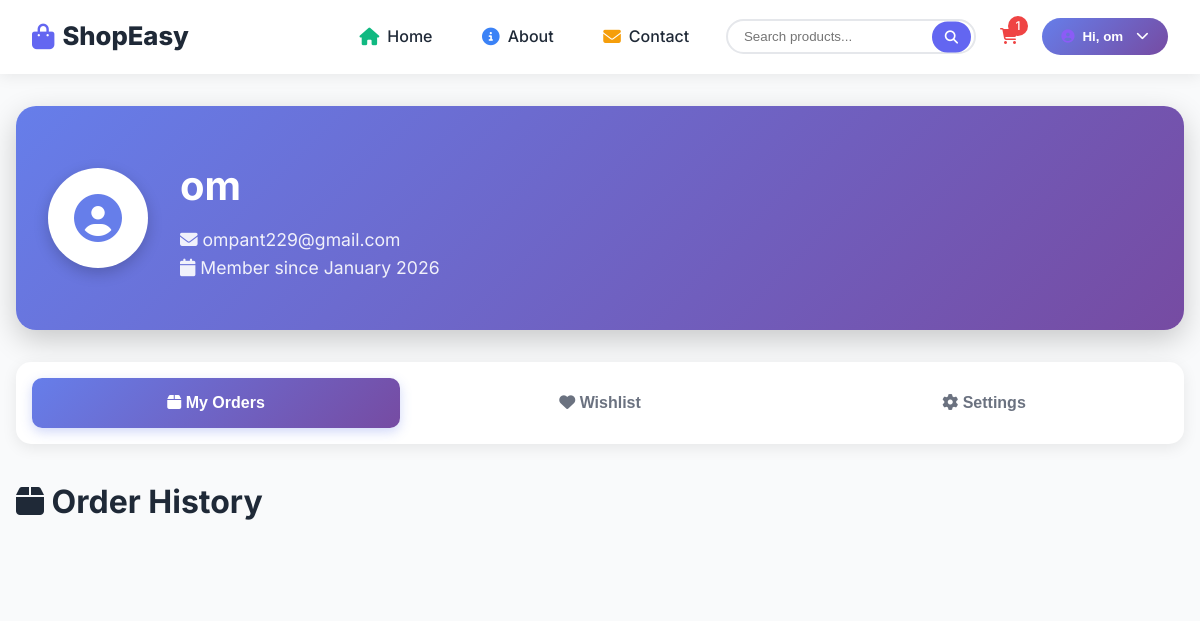
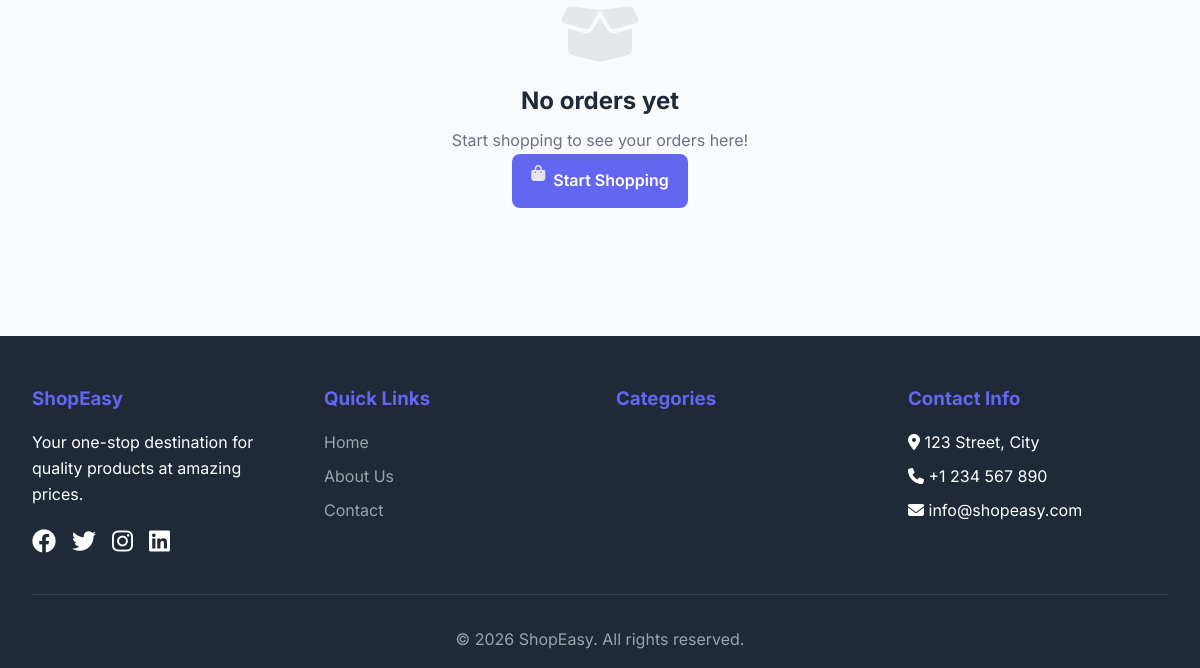
The page /profile/ (signed in) on the database as committed earlier (2 pictures, top to bottom).
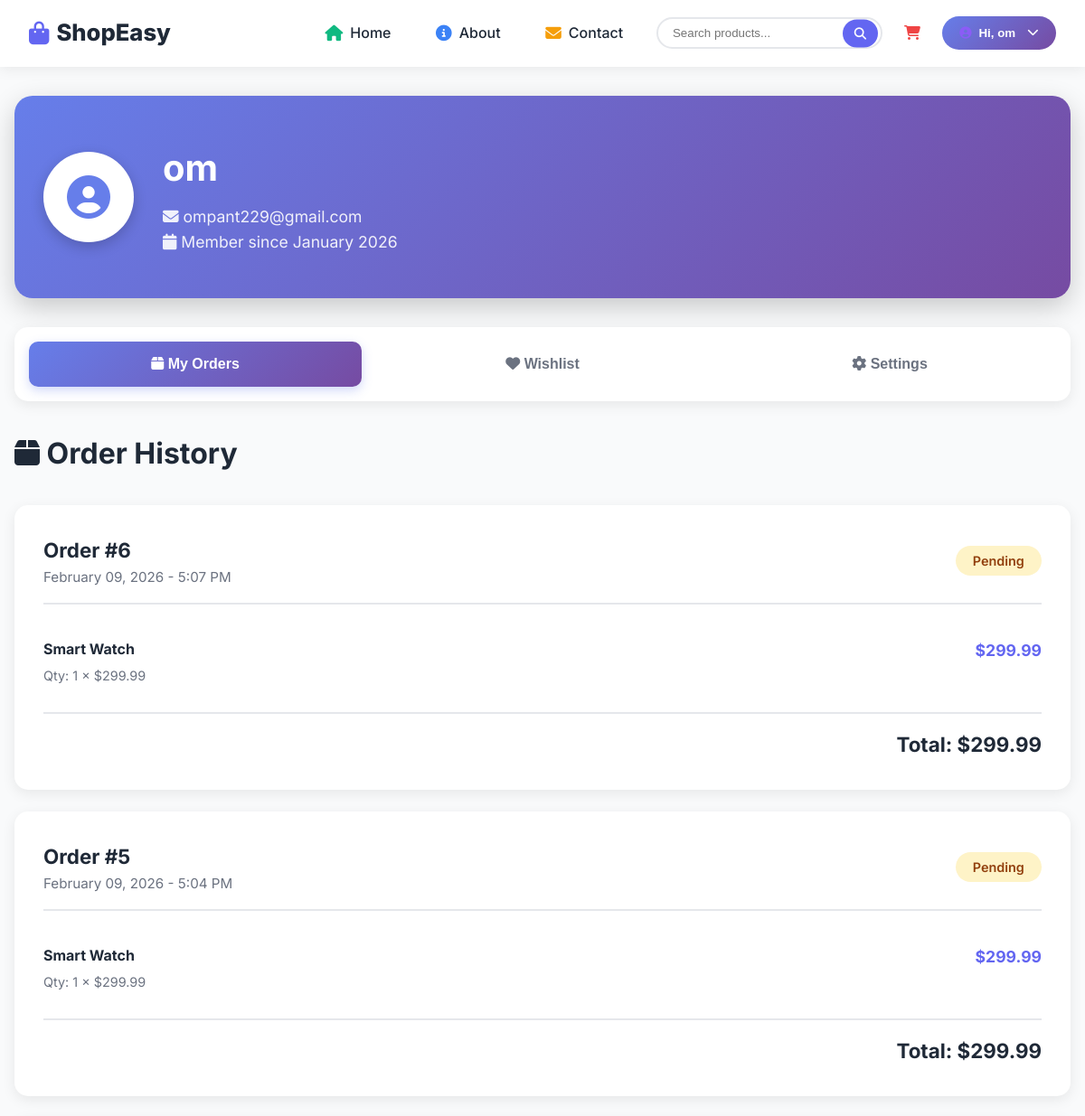
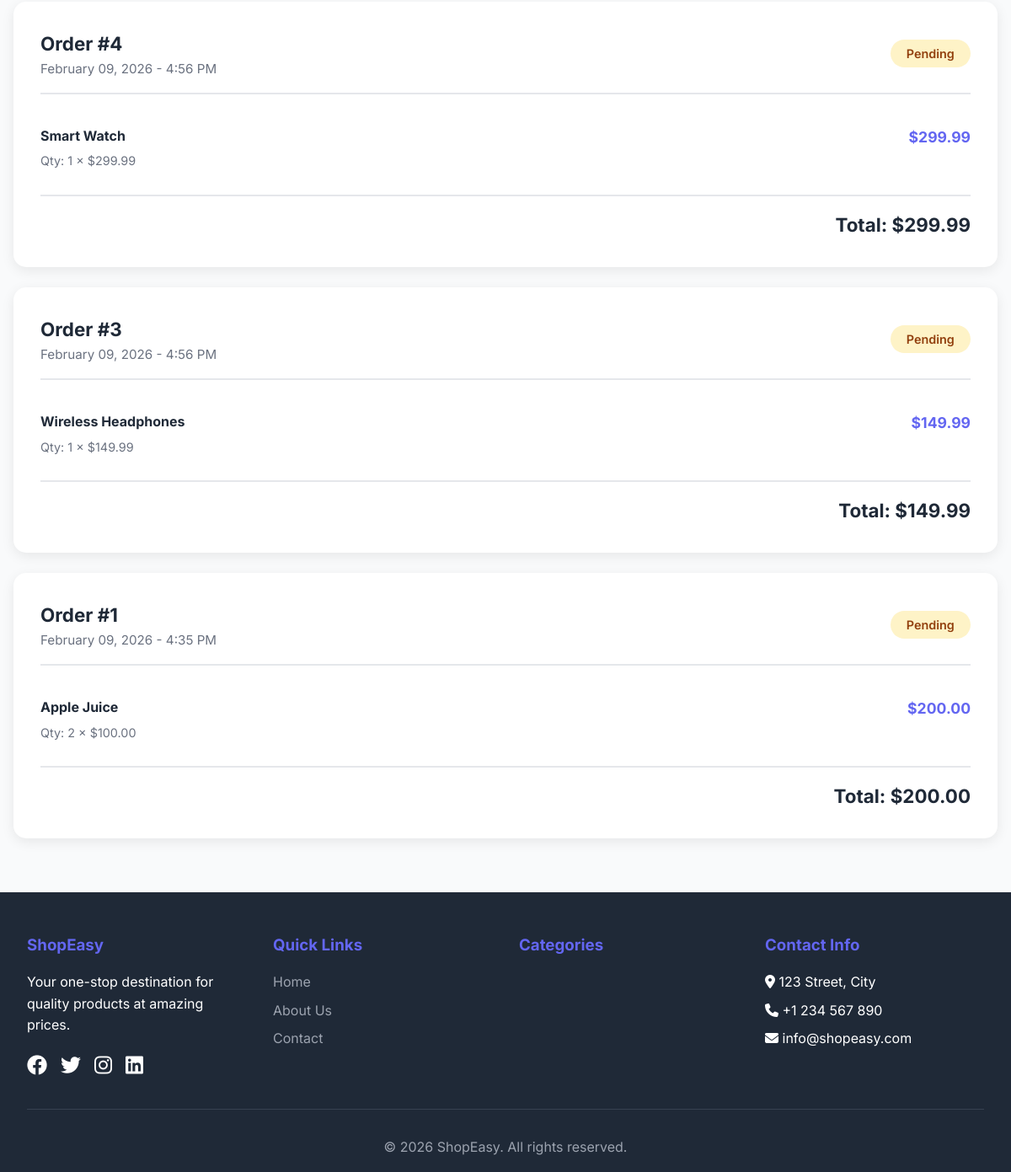
The same page on the database as committed later (2 pictures, top to bottom).
### myApp/models.py (models this page shows, shortened)
class Order(models.Model):
    user = models.ForeignKey(User, on_delete=models.CASCADE)
    total_amount = models.DecimalField(max_digits=10, decimal_places=2)
    status = models.CharField(max_length=20, default='pending')
    created_at = models.DateTimeField(auto_now_add=True)

class OrderItem(models.Model):
    order = models.ForeignKey(Order, on_delete=models.CASCADE, related_name='items')
    product = models.ForeignKey(Product, on_delete=models.CASCADE)
    quantity = models.IntegerField()
    price = models.DecimalField(max_digits=10, decimal_places=2)

class Product(models.Model):
    name = models.CharField(max_length=200)
    description = models.TextField()
    price = models.DecimalField(max_digits=10, decimal_places=2)
    category = models.ForeignKey(Category, on_delete=models.CASCADE, related_name='products', null=True, blank=True)
    image = models.ImageField(upload_to='products/', blank=True, null=True)
    stock = models.IntegerField(default=0)
    featured = models.BooleanField(default=False)
    created_at = models.DateTimeField(auto_now_add=True)

### myApp/views.py (the view)
# urls.py: path('profile/', views.profile_view, name='profile'),
@login_required
def profile_view(request):
    orders = Order.objects.filter(user=request.user).prefetch_related('items__product').order_by('-created_at')
    wishlist_items = Wishlist.objects.filter(user=request.user).select_related('product')
    for order in orders:
        for item in order.items.all():
            item.item_total = item.quantity * item.price
    return render(request, 'profile.html', {
        'user': request.user,
        'orders': orders,
        'wishlist_items': wishlist_items
    })

### myApp/templates/profile.html (shortened to what this page needs)
{% extends 'base.html' %}
{% load static %}
{% block content %}
<div class="profile-container">
    <div class="profile-header">
        <div class="profile-avatar">
            <i class="fas fa-user-circle"></i>
        </div>
        <div class="profile-info">
            <h1>{{ user.username }}</h1>
            <p><i class="fas fa-envelope"></i> {{ user.email|default:"No email set" }}</p>
            <p><i class="fas fa-calendar"></i> Member since {{ user.date_joined|date:"F Y" }}</p>
        </div>
    </div>
    <div class="profile-tabs">
        <button class="tab-btn active" onclick="showTab('orders')">
            <i class="fas fa-box"></i> My Orders
        </button>
        <button class="tab-btn" onclick="showTab('wishlist')">
            <i class="fas fa-heart"></i> Wishlist
        </button>
        <button class="tab-btn" onclick="showTab('settings')">
            <i class="fas fa-cog"></i> Settings
        </button>
    </div>
    <div id="orders-tab" class="tab-content active">
        <h2><i class="fas fa-box"></i> Order History</h2>
        {% if orders %}
        <div class="orders-list">
            {% for order in orders %}
            <div class="order-card">
                <div class="order-header">
                    <div>
                        <h3>Order #{{ order.id }}</h3>
                        <p class="order-date">{{ order.created_at|date:"F d, Y - g:i A" }}</p>
                    </div>
                    <div class="order-status">
                        <span class="status-badge status-{{ order.status }}">
                            {{ order.status|title }}
                        </span>
                    </div>
                </div>
                <div class="order-items">
                    {% for item in order.items.all %}
                    <div class="order-item">
                        <div class="order-item-info">
                            <strong>{{ item.product.name }}</strong>
                            <span>Qty: {{ item.quantity }} × ${{ item.price }}</span>
                        </div>
                        <div class="order-item-total">
                            ${{ item.item_total }}
                        </div>
                    </div>
                    {% endfor %}
                </div>
                <div class="order-total">
                    <strong>Total: ${{ order.total_amount }}</strong>
                </div>
            </div>
            {% endfor %}
        </div>
        {% else %}
        <div class="empty-state">
            <i class="fas fa-box-open fa-4x"></i>
            <h3>No orders yet</h3>
            <p>Start shopping to see your orders here!</p>
            <a href="{% url 'home' %}" class="btn btn-primary">
                <i class="fas fa-shopping-bag"></i> Start Shopping
            </a>
        </div>
        {% endif %}
    </div>
</div>
{% endblock %}

### myApp/templates/base.html (shortened to what this page needs)
<!DOCTYPE html>
<html lang="en">
<head>
    {% load static %}
    <link rel="stylesheet" href="https://cdnjs.cloudflare.com/ajax/libs/font-awesome/6.4.0/css/all.min.css">
    <link rel="stylesheet" href="{% static 'css/style.css' %}">
</head>
<body>
    <nav class="navbar">
        <a href="{% url 'home' %}" class="logo">
            <i class="fas fa-shopping-bag" style="color: #6366f1;"></i> ShopEasy
        </a>
        <div class="nav-links">
            <a href="{% url 'home' %}" class="nav-link {% if request.path == '/' %}active{% endif %}">
                <i class="fas fa-home" style="color: #10b981;"></i> Home
            </a>
            <a href="{% url 'about' %}" class="nav-link {% if request.path == '/about/' %}active{% endif %}">
                <i class="fas fa-info-circle" style="color: #3b82f6;"></i> About
            </a>
            <a href="{% url 'contact' %}" class="nav-link {% if request.path == '/contact/' %}active{% endif %}">
                <i class="fas fa-envelope" style="color: #f59e0b;"></i> Contact
            </a>
            <div class="search-box">
                <form action="{% url 'search_products' %}" method="get">
                    <input type="text" name="q" placeholder="Search products...">
                    <button type="submit" class="search-btn">
                        <i class="fas fa-search"></i>
                    </button>
                </form>
            </div>
            <a href="{% url 'cart' %}" class="cart-icon">
                <i class="fas fa-shopping-cart" style="color: #ef4444;"></i>
                {% if user.is_authenticated %}
                    {% with cart_items=user.cart_set.all %}
                        {% if cart_items %}
                            <span class="cart-count">{{ cart_items.count }}</span>
                        {% endif %}
                    {% endwith %}
                {% endif %}
            </a>
            {% if user.is_authenticated %}
                <div class="user-dropdown">
                    <button class="user-dropdown-btn">
                        <i class="fas fa-user-circle" style="color: #8b5cf6;"></i> Hi, {{ user.username }}
                        <i class="fas fa-chevron-down" style="font-size: 0.8rem; margin-left: 0.3rem;"></i>
                    </button>
                </div>
            {% endif %}
        </div>
    </nav>
    <main>
        {% block content %}{% endblock %}
    </main>
    <footer>
        <div class="footer-content">
            <div class="footer-section">
                <h3>ShopEasy</h3>
                <p>Your one-stop destination for quality products at amazing prices.</p>
                <div class="social-icons">
                    <a href="#"><i class="fab fa-facebook"></i></a>
                    <a href="#"><i class="fab fa-twitter"></i></a>
                    <a href="#"><i class="fab fa-instagram"></i></a>
                    <a href="#"><i class="fab fa-linkedin"></i></a>
                </div>
            </div>
            <div class="footer-section">
                <h3>Quick Links</h3>
                <ul class="footer-links">
                    <li><a href="{% url 'home' %}">Home</a></li>
                    <li><a href="{% url 'about' %}">About Us</a></li>
                    <li><a href="{% url 'contact' %}">Contact</a></li>
                </ul>
            </div>
            <div class="footer-section">
                <h3>Categories</h3>
            </div>
            <div class="footer-section">
                <h3>Contact Info</h3>
                <ul class="footer-links">
                    <li><i class="fas fa-map-marker-alt"></i> 123 Street, City</li>
                    <li><i class="fas fa-phone"></i> +1 234 567 890</li>
                    <li><i class="fas fa-envelope"></i> info@shopeasy.com</li>
                </ul>
            </div>
        </div>
        <div class="footer-bottom">
            <p>&copy; 2026 ShopEasy. All rights reserved.</p>
        </div>
    </footer>
</body>
</html>

Rows that differ between the two databases and show on the page:
added Order: id "6", created_at "February 09, 2026 - 5:07 PM", status "Pending", total_amount "299.99"
added OrderItem: product.name "Smart Watch", quantity "1", price "299.99", item_total "299.99", shown under "6"
added Order: id "5", created_at "February 09, 2026 - 5:04 PM", status "Pending", total_amount "299.99"
added OrderItem: product.name "Smart Watch", quantity "1", price "299.99", item_total "299.99", shown under "5"
added Order: id "4", created_at "February 09, 2026 - 4:56 PM", status "Pending", total_amount "299.99"
added OrderItem: product.name "Smart Watch", quantity "1", price "299.99", item_total "299.99", shown under "4"
added Order: id "3", created_at "February 09, 2026 - 4:56 PM", status "Pending", total_amount "149.99"
added OrderItem: product.name "Wireless Headphones", quantity "1", price "149.99", item_total "149.99", shown under "3"
added Order: id "1", created_at "February 09, 2026 - 4:35 PM", status "Pending", total_amount "200.00"
added OrderItem: product.name "Apple Juice", quantity "2", price "100.00", item_total "200.00", shown under "1"
Other text that changed with them:
{{ cart_items.count }}: "1" → (not shown)
text no longer shown: "No orders yet Start shopping to see your orders here! Start Shopping"
